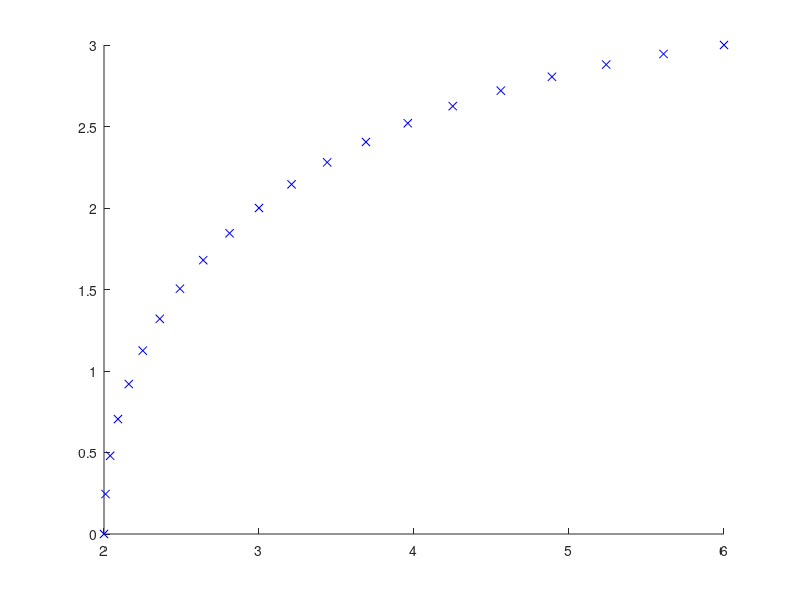

Recreate this plot in MATLAB.
x_1=[6;3;1];
x_2=[3;2;2];
x_3=[2;0;3];

X=[x_1,x_2,x_3];
n=3;
t = 1:n;
ti = 0:0.1:n;
xi = interp1(t, X(1,:), ti, "spline"); 
yi = interp1(t, X(2,:), ti, "spline"); 
zi = interp1(t, X(3,:), ti, "spline"); 
Xi = [xi; yi; zi];
hold on;
plot(xi,yi,'bx')

